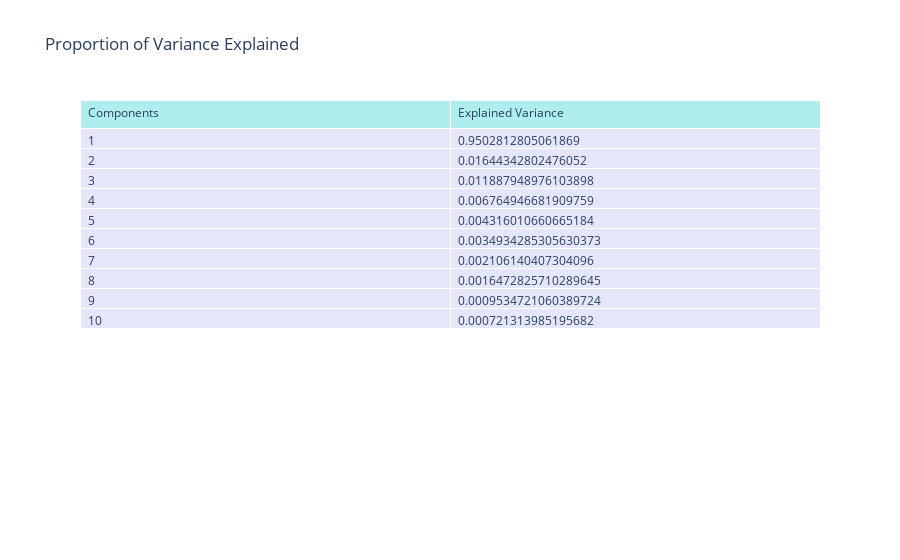
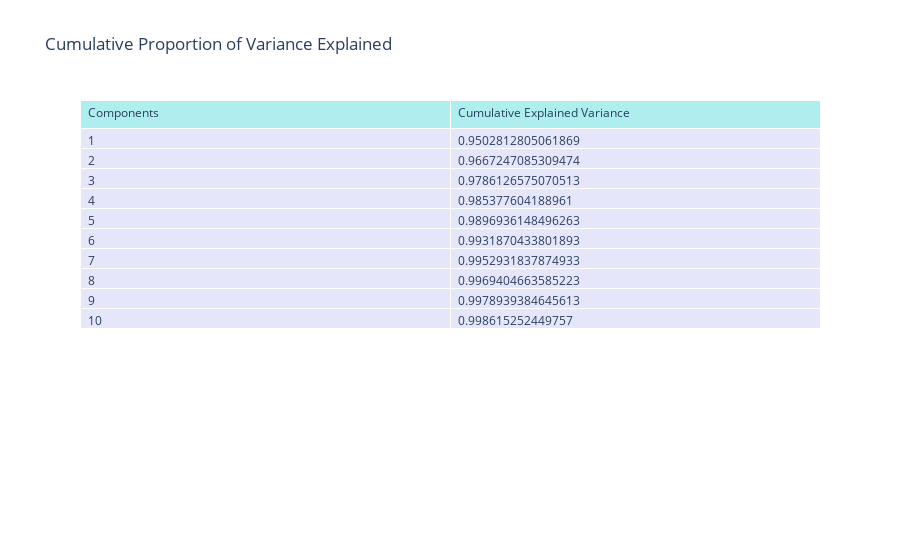
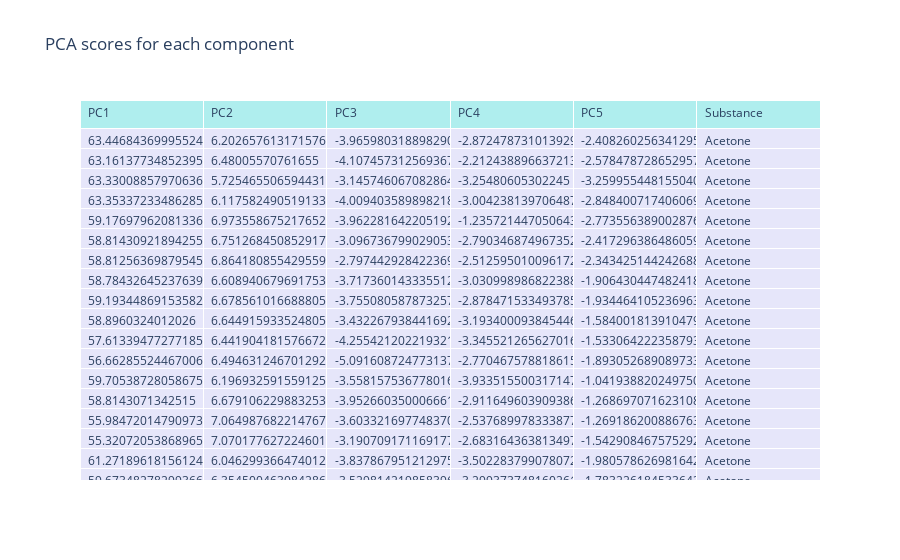
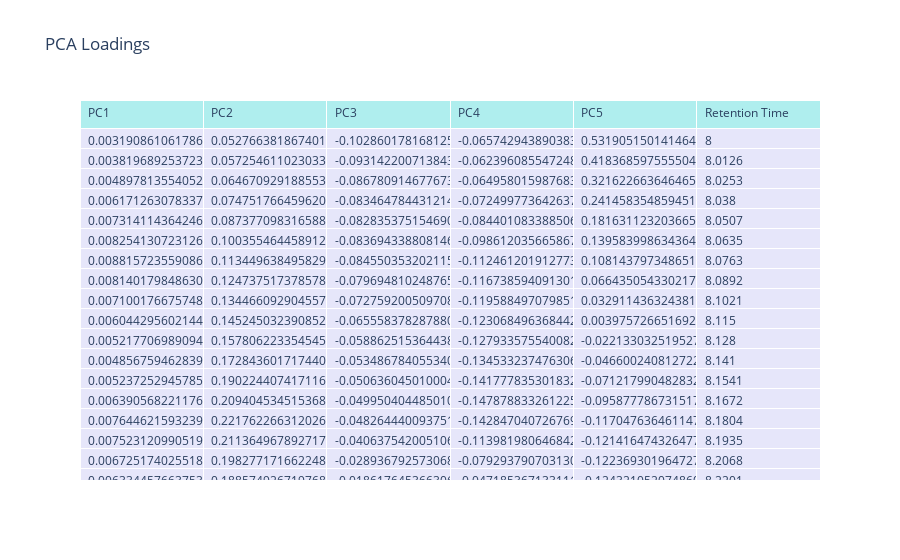

These figures' notebook cell, in order:
### Markdown cell above
## Second step: PCA

The `PCA` class provides Principal Component Analysis tools. Given:
- a target variance level to maintain even in the reduced component model;
- a confidence level for statistical tests;
- a number of initial components for the analysis
through the `PCASettings` class, the `PCA` class will perform an automated PCA analysis.

### Code cell
from chemfusekit.pca import PCASettings, PCA

# Initialize the settings for Principal Component Analysis
pca_settings = PCASettings(
    target_variance=0.99,
    confidence_level=0.05,
    initial_components=10,
    output='graphical' # graphs will be printed as pictures
)

# Initialize and run the PCA class
pca = PCA(pca_settings, df.fused_data)
pca.train()

# Print the number of components and the statistics
print(f"\nNumber of components: {pca.components}\n")
pca.pca_stats()

# Export data from PCA
pca_data = pca.export_data()

### Figure 1 — Plotly figure (JSON) as saved in the notebook; plotly's stock layout.template omitted (floating-point values rounded to 4 significant figures)
{"data": [{"cells": {"align": "left", "fill": {"color": "lavender"}, "values": [[1, 2, 3, 4, 5, 6, 7, 8, 9, 10], [0.9503, 0.01644, 0.01189, 0.006765, 0.004316, 0.003493, 0.002106, 0.001647, 0.0009535, 0.0007213]]}, "header": {"align": "left", "fill": {"color": "paleturquoise"}, "values": ["Components", "Explained Variance"]}, "type": "table"}], "layout": {"title": {"text": "Proportion of Variance Explained"}}}

### Figure 2 — Plotly figure (JSON) as saved in the notebook; plotly's stock layout.template omitted (floating-point values rounded to 4 significant figures)
{"data": [{"cells": {"align": "left", "fill": {"color": "lavender"}, "values": [[1, 2, 3, 4, 5, 6, 7, 8, 9, 10], [0.9503, 0.9667, 0.9786, 0.9854, 0.9897, 0.9932, 0.9953, 0.9969, 0.9979, 0.9986]]}, "header": {"align": "left", "fill": {"color": "paleturquoise"}, "values": ["Components", "Cumulative Explained Variance"]}, "type": "table"}], "layout": {"title": {"text": "Cumulative Proportion of Variance Explained"}}}

### Figure 3 — Plotly figure (JSON) as saved in the notebook; plotly's stock layout.template omitted (floating-point values rounded to 4 significant figures; data arrays with more than 128 entries replaced by an {"elided": "..."} marker saying what was removed)
{"data": [{"cells": {"align": "left", "fill": {"color": "lavender"}, "values": {"elided": "6x447 mixed values"}}, "header": {"align": "left", "fill": {"color": "paleturquoise"}, "values": ["PC1", "PC2", "PC3", "PC4", "PC5", "Substance"]}, "type": "table"}], "layout": {"title": {"text": "PCA scores for each component"}}}

### Figure 4 — Plotly figure (JSON) as saved in the notebook; plotly's stock layout.template omitted (floating-point values rounded to 4 significant figures; data arrays with more than 128 entries replaced by an {"elided": "..."} marker saying what was removed)
{"data": [{"cells": {"align": "left", "fill": {"color": "lavender"}, "values": {"elided": "6x129 mixed values"}}, "header": {"align": "left", "fill": {"color": "paleturquoise"}, "values": ["PC1", "PC2", "PC3", "PC4", "PC5", "Retention Time"]}, "type": "table"}], "layout": {"title": {"text": "PCA Loadings"}}}
